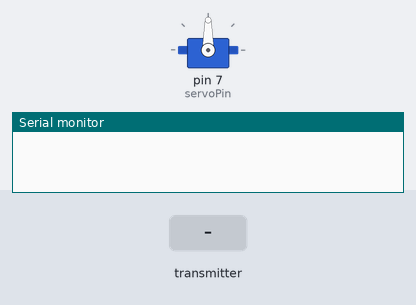
Bench run of a sketch on a simulated Arduino Uno, built with avr-gcc and run on an emulated ATmega328P. Shown: servo, the last lines printed to the serial monitor. The inputs (shaded band) are chosen by the test bench. No radio packets arrive unless stated.

Above: at 1.2 s.
1.3 s: the transmitter starts sending data.1 = 256
At 2.1 s:
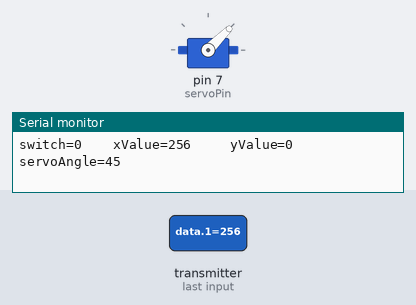
2.8 s: the transmitter starts sending data.1 = 0
At 3.9 s:
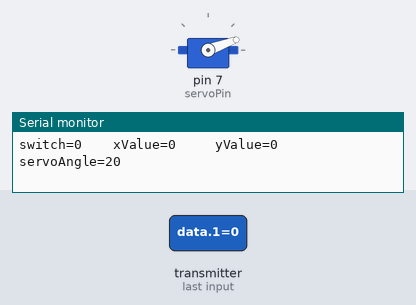
4.3 s: the transmitter starts sending data.1 = 1023
At 5.6 s:
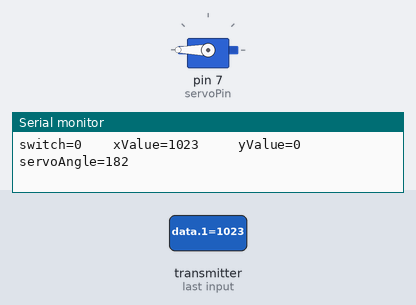
Timing chart, 0 to 7.3 s (numbered marks = the images above; inputs shaded):
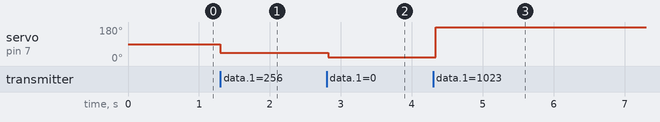

The sketch:

JoystickWirelessReciverServo.ino
```cpp
#include <SPI.h>
#include <RF24.h>
#include <Servo.h>

RF24 radio(9,10);
const uint64_t pipe=  0xF0F0F0F0E1;
int data[10];

int switchValue=1;
int xValue=500;
int yValue=500;

Servo servo;
int servoPin = 7;
int servoAngle = 0;
int newAngle=0;
void setup(void)
{
  servo.attach(servoPin);

  Serial.begin(9600);

  radio.begin();
  radio.setRetries(15,15);
  radio.openReadingPipe(1,pipe);
  radio.startListening();
}

void loop(void)
{
    if ( radio.available() )
    {
      radio.read( &data, sizeof(data));
      switchValue=data[0];
      xValue=data[1];
      yValue=data[2];
      newAngle=CalcServoNewAngle();
      MoveServo(newAngle);
      ShowData();
      delay(10);
    }
}

int CalcServoNewAngle()
{
  int _newAngle=(int)(xValue / 5.6);
  if(_newAngle <= 20 )
    _newAngle = 20;
  return _newAngle;
}

void MoveServo(int _newAngle)
{
  if(_newAngle > (servoAngle + 20) || _newAngle < (servoAngle - 20))
  {
      servo.write(_newAngle);
      servoAngle=_newAngle;
  }
}

void ShowData()
{
  Serial.print("switch=" + String(switchValue) + "    xValue=" + String(xValue) + "     yValue=" + String(yValue) + "      servoAngle=" + String(servoAngle));
  Serial.println("");
}
```

Measured:
- after the input at 1.3 s, servo on pin 7 (servoPin): 90° → 45° at once
- after the input at 2.8 s, servo on pin 7 (servoPin): 45° → 20° at once
- after the input at 4.3 s, servo on pin 7 (servoPin): 20° → 180° at once
